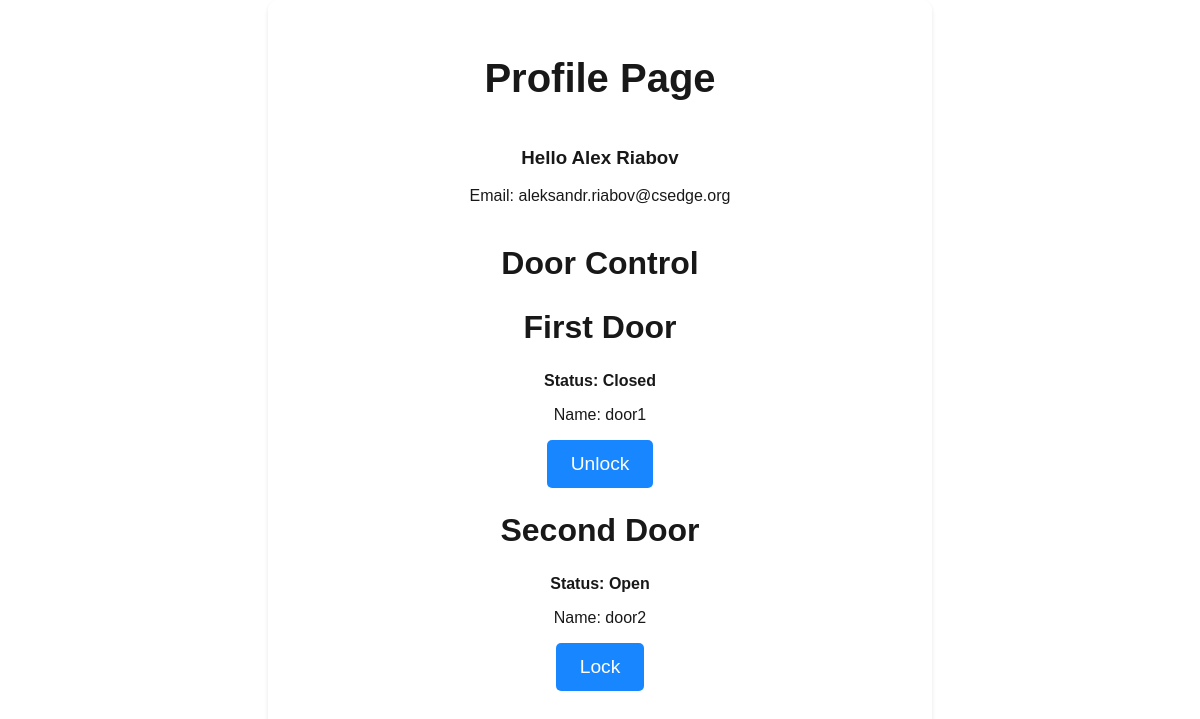
The page /profile (signed in) on the database as committed earlier.
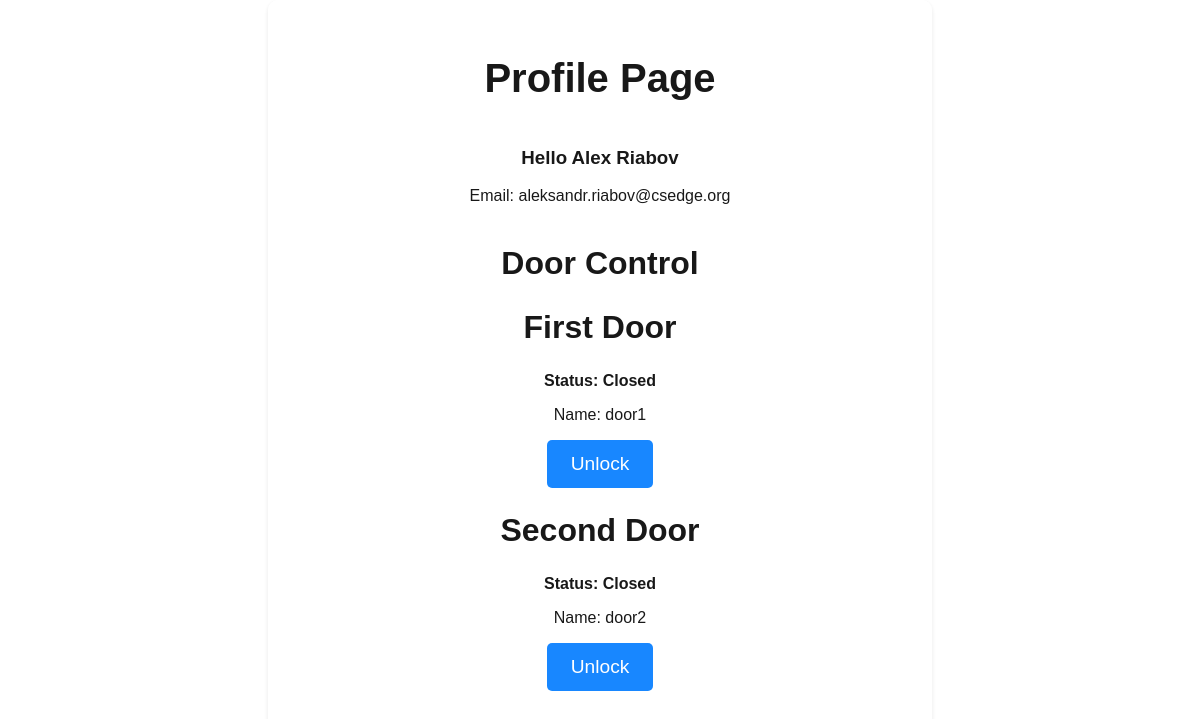
The same page on the database as committed later.
### tables this page shows
CREATE TABLE users(name TEXT NOT NULL, email TEXT NOT NULL, phone TEXT, password TEXT NOT NULL, _isAdmin INTEGER DEFAULT 0 NOT NULL, door1 INTEGER DEFAULT 0 NOT NULL, door2 INTEGER DEFAULT 0 NOT NULL );

CREATE TABLE doors (
  id INTEGER PRIMARY KEY AUTOINCREMENT,
  name TEXT NOT NULL,
  isOpen INTEGER DEFAULT 0 NOT NULL,
  lastUser TEXT,
  lastOpenTime TEXT
);

### app.py (the view)
@app.route('/profile')
def profile():
    if 'email' in session:
        conn = sqlite3.connect('./static/myapp.db')
        c = conn.cursor()
        co = conn.cursor()
        co.execute('SELECT * FROM users WHERE email = ?', (session['email'],))
        user = co.fetchone()
        c.execute('SELECT * FROM doors;',)
        doors = c.fetchall()
        conn.close()
        print(user[4])
        return render_template('profile.html', user=user,  doors=doors)
    else:
        return redirect(url_for('login'))

### templates/profile.html (shortened to what this page needs)
<!DOCTYPE html>
<html lang="en" class="indexBody">
<head>
    <link rel="stylesheet" href="/static/styless.css">
</head>
<body>
    <main>
    <div class="mainDivIndex">
        <h1>Profile Page</h1>
        {% if session['email'] %}
        <div class="profile-info">
            <div class="user-info">
                <h3>Hello {{ session['name'] }}</h3>
                <p>Email:  {{ session['email'] }}</p>
            </div>
        </div>
        <h2>Door Control</h2>
        {% if session %}
        <div class="door-control">
            {% for door in doors %}
                {% if user[4] == 1 and door[1] == 'door1' %}
                    <h2>First Door</h2>
                    <form method="POST" action="{{ url_for('change_door_state', door_id='door1') }}">
                        <label for="door1-status">Status: {{ "Open" if door[2] else "Closed" }} </label>
                        <br>
                        <p>Name: {{ door[1] }}</p>
                        <button type="submit" name="action" value="{{ 'lock' if door[2] else 'unlock' }}" class="buttonBlue">{{ "Lock" if door[2] else "Unlock" }}</button>
                    </form>
                {% elif user[4] != 1 and door[1] == 'door1' %}
                    <h2>First Door</h2>
                    <h3>You do not have access to this door</h3>
                {% endif %}
                {% if user[5] == 1 and door[1] == 'door2' %}
                    <h2>Second Door</h2>
                    <form method="POST" action="{{ url_for('change_door_state', door_id='door2') }}">
                        <label for="door2-status">Status: {{ "Open" if door[2] else "Closed" }} </label>
                        <br>
                        <p>Name: {{ door[1] }}</p>
                        <button type="submit" name="action" value="{{ 'lock' if door[2] else 'unlock' }}" class="buttonBlue">{{ "Lock" if door[2] else "Unlock" }}</button>
                    </form>
                {% elif user[5] != 1 and door[1] == 'door2' %}
                    <h2>Second Door</h2>
                    <h3>You do not have access to this door</h3>
                {% endif %}
            {% endfor %}
        </div>
        {% endif %}
        {% endif %}
    </div>
    </main>
</body>
</html>

### static/styless.css (style rules this page uses)
.indexBody { text-align: center; }
html { height: 100%; background-image: url('https://source.unsplash.com/1600x900/?sanfrancisco'); background-size: cover; background-repeat: no-repeat; opacity: 0.9; }
body { font-family: Arial, sans-serif; height: 100%; margin: 0; }
h1 { font-size: 2.5rem; text-align: center; margin-top: 1.5rem; }
h2 { margin-top: 1.5rem; font-size: 2rem; text-align: center; }
.mainDivIndex { display: inline-block; flex: auto; margin: 0 auto; max-width: 600px; width: 100%; background: rgba(255, 255, 255, 0.751); border-radius: 10px; box-shadow: 0px 2px 5px rgba(0, 0, 0, 0.1); padding: 2rem; }
.buttonBlue { display: block; background-color: #007bff; color: #fff; border: none; border-radius: 5px; padding: 0.8rem 1.5rem; font-size: 1.2rem; margin: 1rem auto; cursor: pointer; transition: background-color 0.3s ease-in-out; }
.profile-info { display: flex; flex-wrap: wrap; justify-content: center; align-items: center; gap: 20px; }
label { font-weight: bold; }

Rows that differ between the two databases and show on the page:
changed doors "door2": isOpen "Open" → "Closed"; isOpen "Lock" → "Unlock"
